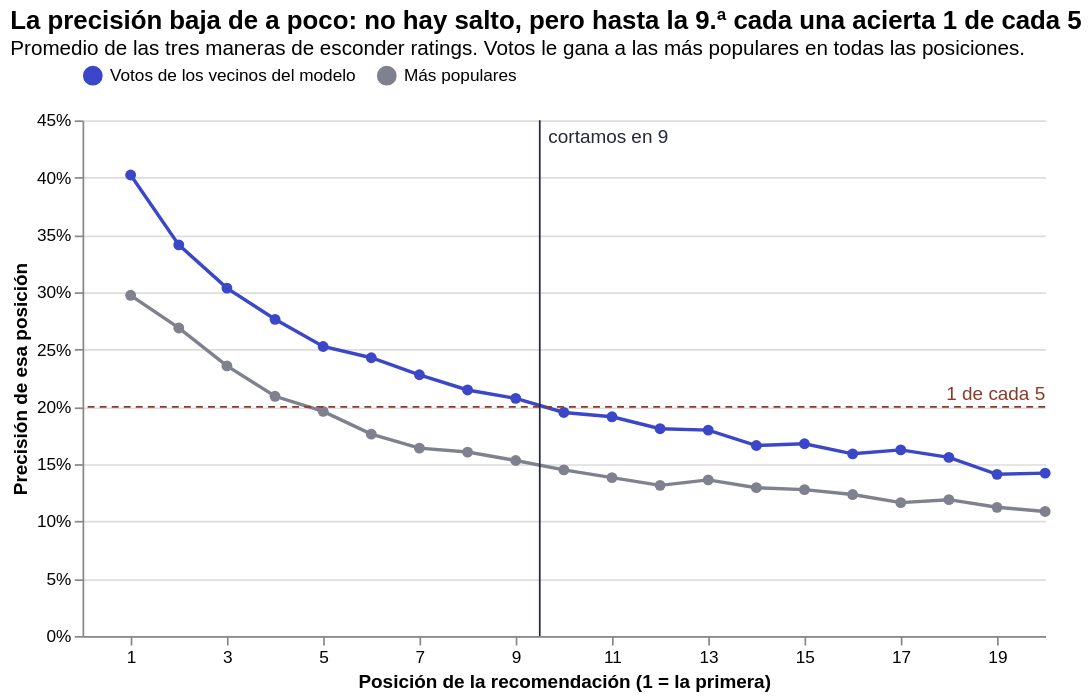

The cell this chart's notebook holds for it:
### Code cell
UMBRAL = 0.20   # una de cada cinco
votos = por_posicion[por_posicion["metodo"] == "Votos de los vecinos del modelo"].set_index("posicion")["precision"]
N_ELEGIDO = int(votos[votos >= UMBRAL].index.max())
print(f"Con votos, cada una de las primeras {N_ELEGIDO} películas acierta al menos {UMBRAL:.0%} de las veces; "
      f"la {N_ELEGIDO + 1}.ª, {votos[N_ELEGIDO + 1]:.1%}.")

x = alt.X("posicion:Q", title="Posición de la recomendación (1 = la primera)", scale=alt.Scale(domain=[1, 20]),
          axis=alt.Axis(values=list(range(1, 21)), format="d", grid=False))
y = alt.Y("precision:Q", title="Precisión de esa posición", axis=alt.Axis(format="%"), scale=alt.Scale(domain=[0, 0.45]))
lineas = alt.Chart(por_posicion).mark_line(strokeWidth=2, point=alt.OverlayMarkDef(size=40)).encode(
    x=x, y=y, color=alt.Color("metodo:N", title=None, legend=alt.Legend(orient="top", labelLimit=0),
                              scale=alt.Scale(domain=["Votos de los vecinos del modelo", "Más populares"],
                                              range=[ELECTRICO, GRIS])),
    tooltip=["metodo", "posicion", alt.Tooltip("precision:Q", format=".1%")])
umbral = alt.Chart(pd.DataFrame({"y": [UMBRAL]})).mark_rule(color=QUEMADO, strokeDash=[4, 3]).encode(y="y:Q")
texto_u = alt.Chart(pd.DataFrame({"x": [20], "y": [UMBRAL], "t": ["1 de cada 5"]})).mark_text(
    align="right", dy=-7, color=QUEMADO, fontSize=11).encode(x="x:Q", y="y:Q", text="t:N")
corte = alt.Chart(pd.DataFrame({"x": [N_ELEGIDO + 0.5]})).mark_rule(color="#26273d").encode(x="x:Q")
texto_c = alt.Chart(pd.DataFrame({"x": [N_ELEGIDO + 0.5], "t": [f"cortamos en {N_ELEGIDO}"]})).mark_text(
    align="left", dx=5, baseline="top", color="#26273d", fontSize=11).encode(x="x:Q", y=alt.value(4), text="t:N")
(lineas + umbral + texto_u + corte + texto_c).properties(width=560, height=300, title=alt.Title(
    f"La precisión baja de a poco: no hay salto, pero hasta la {N_ELEGIDO}.ª cada una acierta 1 de cada 5",
    subtitle="Promedio de las tres maneras de esconder ratings. Votos le gana a las más populares en todas las posiciones.",
    anchor="start", fontSize=15)).configure_view(stroke=None)

### Figure 1 — Vega-Lite specification as saved in the notebook (floating-point values rounded to 4 significant figures)
{"config": {"view": {"continuousWidth": 300, "continuousHeight": 300, "stroke": null}}, "layer": [{"data": {"name": "data-c9600d457846ed4dc53913f9f7477f60"}, "mark": {"type": "line", "point": {"size": 40}, "strokeWidth": 2}, "encoding": {"color": {"field": "metodo", "legend": {"labelLimit": 0, "orient": "top"}, "scale": {"domain": ["Votos de los vecinos del modelo", "Más populares"], "range": ["#3b47c9", "#80818f"]}, "title": null, "type": "nominal"}, "tooltip": [{"field": "metodo", "type": "nominal"}, {"field": "posicion", "type": "quantitative"}, {"field": "precision", "format": ".1%", "type": "quantitative"}], "x": {"axis": {"format": "d", "grid": false, "values": [1, 2, 3, 4, 5, 6, 7, 8, 9, 10, 11, 12, 13, 14, 15, 16, 17, 18, 19, 20]}, "field": "posicion", "scale": {"domain": [1, 20]}, "title": "Posición de la recomendación (1 = la primera)", "type": "quantitative"}, "y": {"axis": {"format": "%"}, "field": "precision", "scale": {"domain": [0, 0.45]}, "title": "Precisión de esa posición", "type": "quantitative"}}}, {"data": {"name": "data-d81a11e1e3ecc4af3fafa1902893bdc2"}, "mark": {"type": "rule", "color": "#8b3a26", "strokeDash": [4, 3]}, "encoding": {"y": {"field": "y", "type": "quantitative"}}}, {"data": {"name": "data-c65b4bb1ac50dc604fa21eeae9006663"}, "mark": {"type": "text", "align": "right", "color": "#8b3a26", "dy": -7, "fontSize": 11}, "encoding": {"text": {"field": "t", "type": "nominal"}, "x": {"field": "x", "type": "quantitative"}, "y": {"field": "y", "type": "quantitative"}}}, {"data": {"name": "data-aa61f62590c5ea167f06d7be8973f5c4"}, "mark": {"type": "rule", "color": "#26273d"}, "encoding": {"x": {"field": "x", "type": "quantitative"}}}, {"data": {"name": "data-2ee79277b1a38909f6591af662bb0b17"}, "mark": {"type": "text", "align": "left", "baseline": "top", "color": "#26273d", "dx": 5, "fontSize": 11}, "encoding": {"text": {"field": "t", "type": "nominal"}, "x": {"field": "x", "type": "quantitative"}, "y": {"value": 4}}}], "height": 300, "title": {"text": "La precisión baja de a poco: no hay salto, pero hasta la 9.ª cada una acierta 1 de cada 5", "anchor": "start", "fontSize": 15, "subtitle": "Promedio de las tres maneras de esconder ratings. Votos le gana a las más populares en todas las posiciones."}, "width": 560, "$schema": "https://vega.github.io/schema/vega-lite/v6.4.1.json", "datasets": {"data-c9600d457846ed4dc53913f9f7477f60": [{"metodo": "Más populares", "posicion": 1, "precision": 0.2973}, {"metodo": "Más populares", "posicion": 2, "precision": 0.2688}, {"metodo": "Más populares", "posicion": 3, "precision": 0.2357}, {"metodo": "Más populares", "posicion": 4, "precision": 0.2092}, {"metodo": "Más populares", "posicion": 5, "precision": 0.1961}, {"metodo": "Más populares", "posicion": 6, "precision": 0.1761}, {"metodo": "Más populares", "posicion": 7, "precision": 0.164}, {"metodo": "Más populares", "posicion": 8, "precision": 0.1605}, {"metodo": "Más populares", "posicion": 9, "precision": 0.1532}, {"metodo": "Más populares", "posicion": 10, "precision": 0.145}, {"metodo": "Más populares", "posicion": 11, "precision": 0.1382}, {"metodo": "Más populares", "posicion": 12, "precision": 0.1315}, {"metodo": "Más populares", "posicion": 13, "precision": 0.1362}, {"metodo": "Más populares", "posicion": 14, "precision": 0.1295}, {"metodo": "Más populares", "posicion": 15, "precision": 0.1278}, {"metodo": "Más populares", "posicion": 16, "precision": 0.1235}, {"metodo": "Más populares", "posicion": 17, "precision": 0.1164}, {"metodo": "Más populares", "posicion": 18, "precision": 0.119}, {"metodo": "Más populares", "posicion": 19, "precision": 0.1123}, {"metodo": "Más populares", "posicion": 20, "precision": 0.1087}, {"metodo": "Votos de los vecinos del modelo", "posicion": 1, "precision": 0.4023}, {"metodo": "Votos de los vecinos del modelo", "posicion": 2, "precision": 0.3413}, {"metodo": "Votos de los vecinos del modelo", "posicion": 3, "precision": 0.3036}, {"metodo": "Votos de los vecinos del modelo", "posicion": 4, "precision": 0.2764}, {"metodo": "Votos de los vecinos del modelo", "posicion": 5, "precision": 0.2526}, {"metodo": "Votos de los vecinos del modelo", "posicion": 6, "precision": 0.2428}, {"metodo": "Votos de los vecinos del modelo", "posicion": 7, "precision": 0.228}, {"metodo": "Votos de los vecinos del modelo", "posicion": 8, "precision": 0.2147}, {"metodo": "Votos de los vecinos del modelo", "posicion": 9, "precision": 0.2074}, {"metodo": "Votos de los vecinos del modelo", "posicion": 10, "precision": 0.1951}, {"metodo": "Votos de los vecinos del modelo", "posicion": 11, "precision": 0.1913}, {"metodo": "Votos de los vecinos del modelo", "posicion": 12, "precision": 0.1809}, {"metodo": "Votos de los vecinos del modelo", "posicion": 13, "precision": 0.1797}, {"metodo": "Votos de los vecinos del modelo", "posicion": 14, "precision": 0.1662}, {"metodo": "Votos de los vecinos del modelo", "posicion": 15, "precision": 0.1678}, {"metodo": "Votos de los vecinos del modelo", "posicion": 16, "precision": 0.159}, {"metodo": "Votos de los vecinos del modelo", "posicion": 17, "precision": 0.1624}, {"metodo": "Votos de los vecinos del modelo", "posicion": 18, "precision": 0.1559}, {"metodo": "Votos de los vecinos del modelo", "posicion": 19, "precision": 0.1411}, {"metodo": "Votos de los vecinos del modelo", "posicion": 20, "precision": 0.1421}], "data-d81a11e1e3ecc4af3fafa1902893bdc2": [{"y": 0.2}], "data-c65b4bb1ac50dc604fa21eeae9006663": [{"x": 20, "y": 0.2, "t": "1 de cada 5"}], "data-aa61f62590c5ea167f06d7be8973f5c4": [{"x": 9.5}], "data-2ee79277b1a38909f6591af662bb0b17": [{"x": 9.5, "t": "cortamos en 9"}]}}
